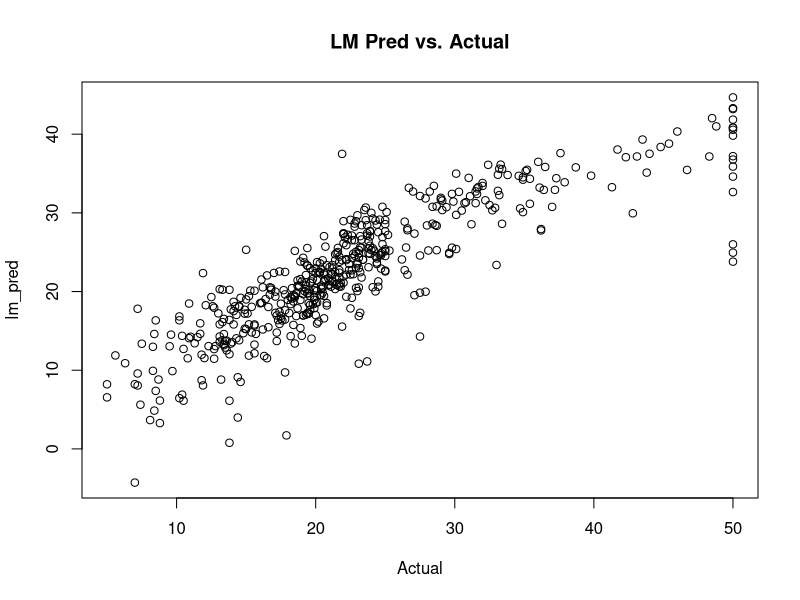
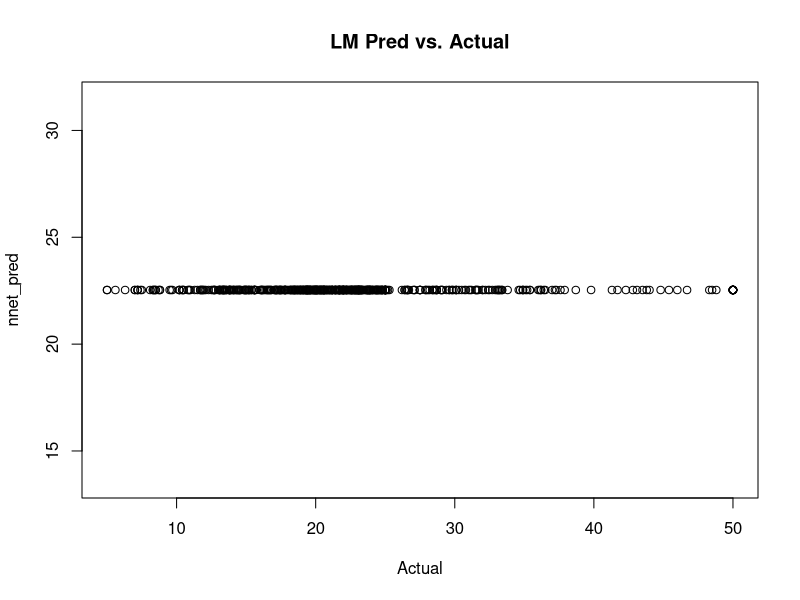

Write R code to recreate these figures, in order.
rm(list = ls())

library(mlbench)
library(nnet)
library(caret)

data("BostonHousing")

## Model using linear regression
lm_fit <- lm(medv ~ ., data = BostonHousing)
lm_pred <- predict(lm_fit)

## Mean squared error
print(mean((lm_pred - BostonHousing$medv)^2))
plot(BostonHousing$medv, lm_pred, main = 'LM Pred vs. Actual', xlab = 'Actual')

## Model using neural network
## Scale the input to get 0-1 range
nnet_fit <- nnet(medv / 50 ~ ., data = BostonHousing, size = 3)

## Multiply 50 to restore the original scale
nnet_pred <- predict(nnet_fit) * 50

## Mean squared error
print(mean((nnet_pred - BostonHousing$medv)^2))
plot(BostonHousing$medv, nnet_pred, main = 'LM Pred vs. Actual', xlab = 'Actual')

## Optimize the NN hyperparams
my_grid <- expand.grid(.decay = c(0.5, 0.1), .size = c(4, 5, 6))
nnet_fit <- train(medv / 50 ~ ., data = BostonHousing, method = 'nnet', maxit = 1000,
                  tuneGrid = my_grid, trace = FALSE)
print(nnet_fit)
